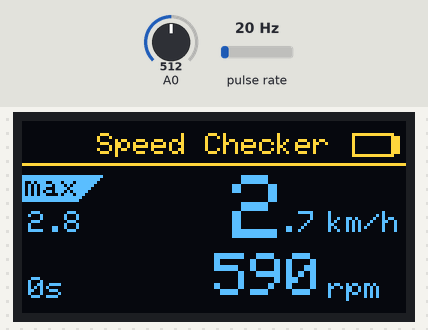
A sketch run on a simulated ESP8266 (NodeMCU). On the bench: 128×64 one-colour display. Wiring (inferred from the names in the program): pulse sensor: data GPIO 14. The inputs (shaded band) are chosen by the test bench; at power-on: pulse rate 20 Hz, A0 = 512. The OLED is the two-colour kind (top 16 rows yellow).

Above: at 5.2 s.
5.3 s: pulse rate (sensor on GPIO 14) set to 4 Hz
At 5.57 s:
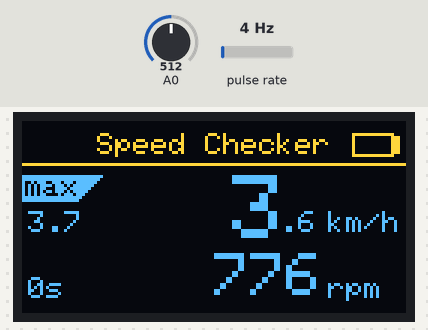
6.9 s: pulse rate (sensor on GPIO 14) set to 50 Hz
At 7.38 s:
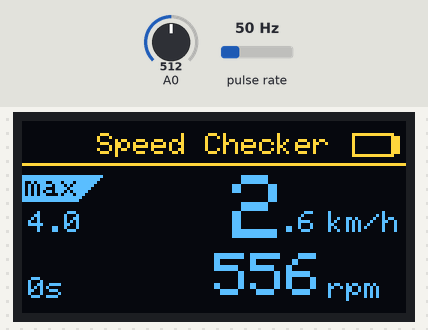
8.7 s: pulse rate (sensor on GPIO 14) set to 100 Hz
At 8.96 s:
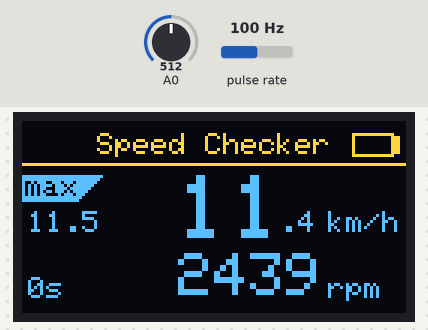
10.3 s: A0 set to 900
At 14.1 s:
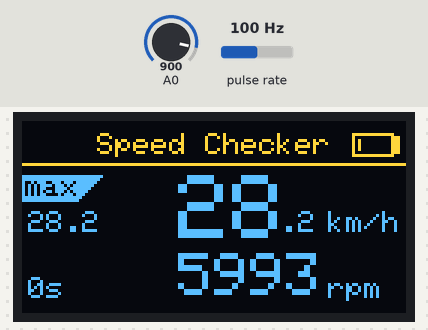
Timing chart, 0 to 14.3 s (numbered marks = the images above; inputs shaded):
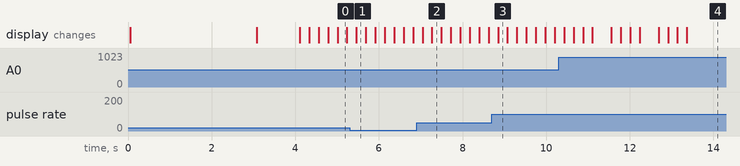

The sketch:

MINI4WD_SPEED_CHECKER.ino
```cpp
#include <Wire.h>
#include <Adafruit_GFX.h>
#include <Adafruit_SSD1306.h>

#include "LOGO.h"

#define SCREEN_WIDTH 128
#define SCREEN_HEIGHT 64

#define OLED_RESET     -1
#define SCREEN_ADDRESS 0x3C
Adafruit_SSD1306 display(SCREEN_WIDTH, SCREEN_HEIGHT, &Wire, OLED_RESET);

char str_cnt[6];

// speed sensor related variable
const int sensorPin = 14;
volatile int counter = 0;
volatile int rpm = 0;
unsigned long previousMillis = 0;
const double perimeter = 3.14 * 25; // perimeter of speed encoder in milimeter
double maxKmh = 0;
const int numReadings  = 10;
int readIndex  = 0;
long totalRpm  = 0;
int rpm_list[numReadings];

// timer related variable
unsigned long previousTimerMillis = 0;

// battery related variable
int batteryPercentage = 0;
int adcVal = 0;
double batVolt = 0.6;
const unsigned long adcReadPeriod = 5;
unsigned long previousAdcReadMillis;
unsigned int adcCounter = 0;
unsigned int batteryPercentages[15] = {100, 95, 90, 85, 80, 75, 70, 65, 60, 50, 40, 30, 20, 10, 0};
double batteryVoltages[15] = {4.2, 4.15, 4.11, 4.08, 4.02, 3.98, 3.95, 3.91, 3.87, 3.84, 3.8, 3.77, 3.73, 3.69, 3.27};

void setup() {
  Wire.begin(SDA, SCL);
  Wire.setClock(400000);

  display.begin(SSD1306_SWITCHCAPVCC, SCREEN_ADDRESS);

  attachInterrupt(digitalPinToInterrupt(sensorPin), sensor_handler, FALLING);

  display.clearDisplay();
  display.drawBitmap(0, 0, logo, 128, 64, WHITE);
  display.display();
  delay(3000);
  display.clearDisplay();
  display.setTextColor(WHITE);
  show_rpm(0);
  delay(1000);

  pinMode(sensorPin, INPUT_PULLUP);

}

void loop() {
   if (counter >= 1) {
      unsigned long currentMillis = millis();
      rpm = counter * (60 * 1000 / (currentMillis - previousMillis)); // 60 * 10000 to convert from miliseconds to minutes
      rpm = movingAverage(rpm); // perform smoothing
      previousMillis = currentMillis;
      counter = 0;

      show_rpm(rpm);
      delay(200); // refresh display duration
   }
   else{
      show_rpm(0);
      maxKmh = 0;
      previousTimerMillis = millis();
   }
   setBatteryVolt();
}
```

CORE.ino
```cpp
ICACHE_RAM_ATTR void sensor_handler(){
  counter++;
}

double toKmH(int rpm){
  return (perimeter * rpm) * 60.0 / (1000.0 * 1000.0);
}

int ExtractDecimalPart(double Value) {
  return  10 * (Value - (int)(Value));
}

int getBatteryPercentage(){
  for(int i = 0; i < sizeof(batteryVoltages) / sizeof(batteryVoltages[0]); i++){
    if(i > 0 ) {
      if( batVolt >= batteryVoltages[i] && batVolt <= batteryVoltages[i - 1] ) {
        return batteryPercentages[i - 1];
      }
    }
  }
  return 0;
}

void setBatteryVolt(){
  // R1 = 10K, R2 = 40K
  // Vbat max = 4.2volt
  // Vbat min = 3.0 volt
  // Vout = 10 * Vbat / (10 + 40)
  // Vout max = 0.84 ~> 860 adc val (when 1v ~> 1023 adc val)
  // Vout min = 0.60 ~> 614 adc val

  if (millis() - previousAdcReadMillis >= adcReadPeriod && adcCounter < 20) {
    adcVal = adcVal + min(analogRead(A0), 860); //Read analog Voltage
    previousAdcReadMillis += adcReadPeriod;
    adcCounter = adcCounter + 1;
  }
  if(adcCounter == 20){
    batVolt = (float) adcVal / 20.0;           //Find average of 20 values
    batVolt = (float) (batVolt / 860.0) * 4.2; //Convert to voltage
    batVolt = max(3.0, min(4.2, batVolt));     //Make sure value between 3.0v - 4.2v

    adcCounter = 0;
    adcVal = 0;
  }
}

long movingAverage(int rpm_val) {
  ////Perform average on rpm_list
  long average;
  // subtract the last reading:
  totalRpm = totalRpm - rpm_list[readIndex];
  // read the sensor:
  rpm_list[readIndex] = rpm_val;
  // add value to total:
  totalRpm = totalRpm + rpm_list[readIndex];
  // handle index
  readIndex = readIndex + 1;
  if (readIndex >= numReadings) {
    readIndex = 0;
  }
  // calculate the average:
  average = totalRpm / numReadings;

  return average;
}
```

DISPLAY.ino
```cpp
void show_rpm(int rpm_val){
    display.clearDisplay();
    set_header("Speed Checker");
    set_kmh(rpm_val);
    set_max_kmh(rpm_val);
    set_rpm(rpm_val);
    set_time();
    set_battery();

    display.display();
}

void set_time(){
  int sec = 0;
  if (previousTimerMillis > 0) {
    sec = (millis() - previousTimerMillis) / 1000;
  }
  sprintf (str_cnt, "%ds", sec);
  display.setCursor(2, 52);
  display.setTextSize(1);
  display.print(str_cnt);
}

void set_rpm(int rpm_val){
  // display RPM
  sprintf (str_cnt, "%5d", rpm_val);
  display.setTextColor(WHITE);
  display.setTextSize(2);
  display.setCursor(40, 44);
  display.print(str_cnt);

  display.setCursor(102, 52);
  display.setTextSize(1);
  display.print("rpm");
}

void set_kmh(int rpm_val){
  // display KmH
  double kmh = toKmH(rpm_val);

  sprintf (str_cnt, "%2d", (int)(kmh));
  display.setTextColor(WHITE);
  display.setTextSize(3);
  display.setCursor(52, 18);
  display.print(str_cnt);

  sprintf(str_cnt, ".%d", ExtractDecimalPart(kmh));
  display.setCursor(86, 30);
  display.setTextSize(1);
  display.print(str_cnt);

  display.setCursor(102, 30);
  display.setTextSize(1);
  display.print("km/h");
}

void set_max_kmh(int rpm_val){

  maxKmh = max(maxKmh, toKmH(rpm_val));
  // display Max KmH
  sprintf (str_cnt, "%.1f", maxKmh);
  display.setTextSize(1);
  display.setCursor(2, 30);
  display.print(str_cnt);

  display.drawRect(0, 18, 18, 9, WHITE);
  display.fillTriangle(26, 18, 18, 26, 18, 18, WHITE);
  display.setTextColor(BLACK, WHITE);
  display.setCursor(1, 18);
  display.setTextSize(1);
  display.print("max");
}

void set_header(char *label){
  int16_t x1, y1;
  uint16_t w, h;
  display.setTextColor(WHITE);
  display.getTextBounds(label, 0, 0, &x1, &y1, &w, &h); //calc width of new string
  display.setCursor((128 - w) / 2, 4);
  display.print(label);
  display.drawLine(0, 14, 127, 14, WHITE);
}

void set_battery(){
  batteryPercentage = round((float)getBatteryPercentage() / 10.0); // scale from 1 - 10
  batteryPercentage = min(10, max(0, batteryPercentage)); // safe bound value to 1 - 10
  display.drawRect(128 - 18, 4, 14, 8, WHITE);
  display.drawRect(128 -  4, 5,  2, 6, WHITE);
  display.fillRect(128 - 18 + 2, 4 + 2, batteryPercentage, 4, WHITE);
}
```

Source omitted: LOGO.h (data table, 6312 bytes)
